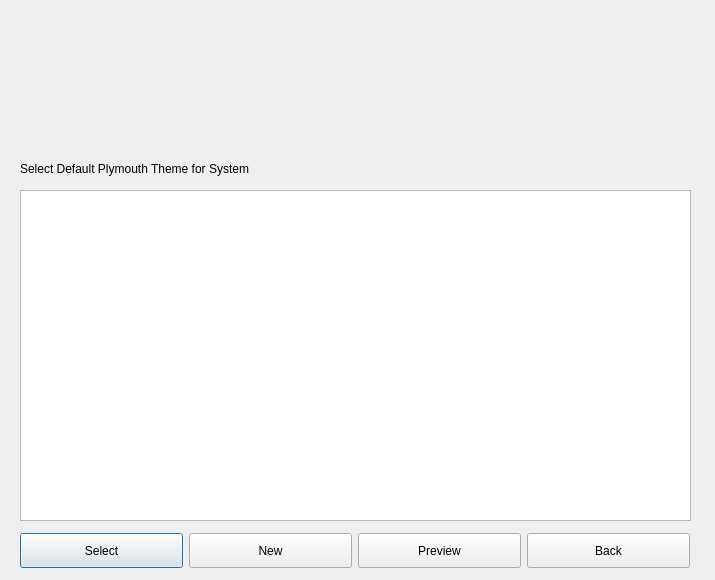
<?xml version="1.0" encoding="UTF-8"?>
<ui version="4.0">
 <class>Plymouth</class>
 <widget class="QDialog" name="Plymouth">
  <property name="geometry">
   <rect>
    <x>0</x>
    <y>0</y>
    <width>715</width>
    <height>580</height>
   </rect>
  </property>
  <property name="minimumSize">
   <size>
    <width>715</width>
    <height>580</height>
   </size>
  </property>
  <property name="maximumSize">
   <size>
    <width>715</width>
    <height>580</height>
   </size>
  </property>
  <property name="windowTitle">
   <string>Plymouth Theme</string>
  </property>
  <widget class="QLabel" name="label">
   <property name="geometry">
    <rect>
     <x>20</x>
     <y>10</y>
     <width>661</width>
     <height>141</height>
    </rect>
   </property>
   <property name="text">
    <string/>
   </property>
   <property name="pixmap">
    <pixmap resource="remastersys.qrc">:/images/remastersys-large.png</pixmap>
   </property>
  </widget>
  <widget class="QLabel" name="label_2">
   <property name="geometry">
    <rect>
     <x>20</x>
     <y>160</y>
     <width>391</width>
     <height>17</height>
    </rect>
   </property>
   <property name="text">
    <string>Select Default Plymouth Theme for System</string>
   </property>
  </widget>
  <widget class="QWidget" name="horizontalLayoutWidget">
   <property name="geometry">
    <rect>
     <x>20</x>
     <y>520</y>
     <width>671</width>
     <height>61</height>
    </rect>
   </property>
   <layout class="QHBoxLayout" name="horizontalLayout">
    <item>
     <widget class="QPushButton" name="selectBtn">
      <property name="maximumSize">
       <size>
        <width>163</width>
        <height>35</height>
       </size>
      </property>
      <property name="text">
       <string>Select</string>
      </property>
     </widget>
    </item>
    <item>
     <widget class="QPushButton" name="newBtn">
      <property name="maximumSize">
       <size>
        <width>163</width>
        <height>35</height>
       </size>
      </property>
      <property name="text">
       <string>New</string>
      </property>
     </widget>
    </item>
    <item>
     <widget class="QPushButton" name="previewBtn">
      <property name="maximumSize">
       <size>
        <width>163</width>
        <height>35</height>
       </size>
      </property>
      <property name="text">
       <string>Preview</string>
      </property>
     </widget>
    </item>
    <item>
     <widget class="QPushButton" name="backBtn">
      <property name="maximumSize">
       <size>
        <width>163</width>
        <height>35</height>
       </size>
      </property>
      <property name="text">
       <string>Back</string>
      </property>
     </widget>
    </item>
   </layout>
  </widget>
  <widget class="QListWidget" name="listWidget">
   <property name="geometry">
    <rect>
     <x>20</x>
     <y>190</y>
     <width>671</width>
     <height>331</height>
    </rect>
   </property>
  </widget>
 </widget>
 <resources>
  <include location="remastersys.qrc"/>
 </resources>
 <connections/>
</ui>
